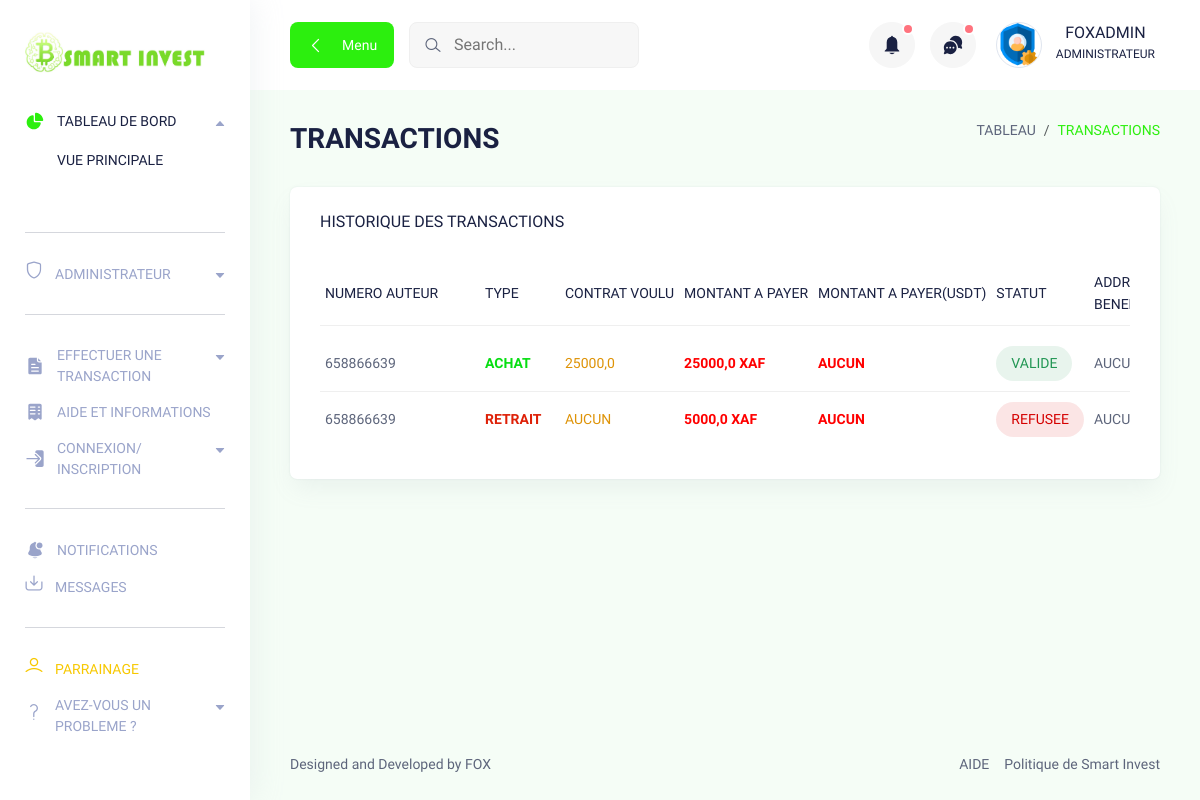
The app's page /transactions/ (signed in), older data.
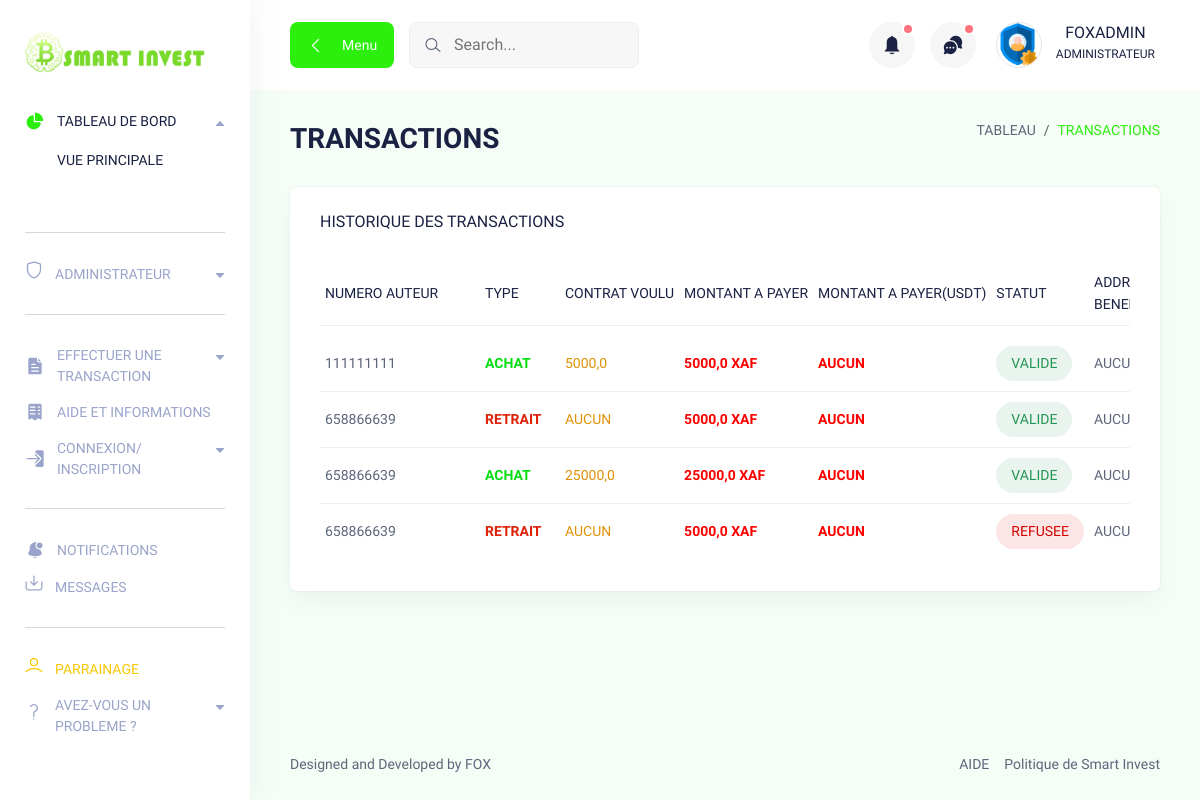
The same page, newer data.
### SmartInvestApp/models.py (models this page shows, shortened)
class Transaction(models.Model):
    from ComptesSmart.models import Utilisateur
    id=models.IntegerField(auto_created=True, primary_key=True,editable=False)
    date=models.DateTimeField(auto_now=True,editable=False)
    Numero=models.CharField(max_length=13,null=True,blank=True)
    PorteFeuille=models.CharField(max_length=100,null=True,blank=True)
    Montant=models.FloatField()
    contrat=models.FloatField(null=True, blank=True)
    MontantUSDT=models.FloatField(null=True, blank=True)
    Auteur=models.ForeignKey(Utilisateur,on_delete=models.CASCADE)
    Type=models.CharField(max_length=10)
    valide=models.BooleanField(default=False)
    en_attente=models.BooleanField(default=True)

### ComptesSmart/models.py (models this page shows, shortened)
class Utilisateur(AbstractUser):
    username = models.CharField(max_length=13, unique=True)
    email = models.EmailField(null=True,blank=True)
    password = models.CharField(max_length=500)
    nom=models.CharField(max_length=200)
    ville=models.CharField(max_length=100,null=True,blank=True)
    telephone2 = models.CharField(max_length=13,null=True,blank=True)
    date=models.DateField(auto_now=True,editable=False)
    date_contrat=models.DateField(null=True,blank=True)
    is_parain = models.BooleanField(default=False,null=True,blank=True)
    codeParrainage=models.CharField(max_length=200,null=True,blank=True)
    solde=models.FloatField(null=True, blank=True,default=0)
    contrat_courant=models.ForeignKey("SmartInvestApp.Contrat",null=True, blank=True,on_delete=models.SET_NULL)
    historique_solde=models.TextField(default="")
    parrain = models.ForeignKey('self', on_delete=models.SET_NULL, null=True, blank=True, db_constraint=False)
    contrat_expire=models.BooleanField(default=False)
    from django.utils import timezone
    from datetime import timedelta

### SmartInvestApp/views.py (the view)
# urls.py: path('transactions/',transactions,name='transactions'),
def transactions(request):
    if not request.user.is_superuser:
        return redirect('connexion')
    transactions=Transaction.objects.all().order_by('-date')
    notificationss=Notification.objects.all().order_by('-date')[:4]
    Messagess=Message.objects.all().order_by('-date') [:5]
    return render(request,'SmartInvestApp/TRANSACTIONS.html',context={'transactions' : transactions,'notificationss' : notificationss,"Messagess" : Messagess})

### SmartInvestApp/templates/SmartInvestApp/TRANSACTIONS.html (shortened to what the changed rows need)
{% extends 'base.html' %}
{% block content %}
{% load static %}
<section class="table-components">
  <div class="container-fluid">
    <div class="title-wrapper pt-30">
      <div class="row align-items-center">
        <div class="col-md-6">
          <div class="title">
            <h2>TRANSACTIONS </h2>
          </div>
        </div>
      </div>
    </div>
    <div class="tables-wrapper">
      <div class="row">
        <div class="col-lg-12">
          <div class="card-style mb-30">
            <div class="table-responsive">
              <table class="table top-selling-table" >
                <thead>
                  <tr>
                    <th>
                      <h6 class="text-sm text-medium">NUMERO AUTEUR</h6>
                    </th>
                    <th class="min-width">
                      <h6 class="text-sm text-medium">
                        TYPE
                      </h6>
                    </th>
                    <th class="min-width">
                      <h6 class="text-sm text-medium">
                        CONTRAT VOULU
                      </h6>
                    </th>
                    <th class="min-width">
                      <h6 class="text-sm text-medium">
                        MONTANT A PAYER
                      </h6>
                    </th>
                    <th class="min-width">
                      <h6 class="text-sm text-medium">
                        MONTANT A PAYER(USDT)
                      </h6>
                    </th>
                    <th class="min-width">
                      <h6 class="text-sm text-medium">
                        STATUT
                      </h6>
                    </th>
                    <th>
                      <h6 class="text-sm text-medium">ADDRESSE USDT BENEF</h6>
                    </th>
                  </tr>
                </thead>
                <tbody>
                  {% for trans in transactions %}
                  <tr >
                    <td>
                      <div class="product">
                        <p class="text-sm">{{trans.Auteur.username}}</p>
                      </div>
                    </td>
                    {% if trans.contrat  %}
                    <td class="">
                      <b><p class="text-sm text-red type-transaction" style="color: #07de12;text-transform:uppercase;font-weight:900">{{trans.Type}}</p></b>
                    </td>
                    {% else %}
                    <td class="">
                      <b><p class="text-sm text-red type-transaction" style="color: #de2007;text-transform:uppercase;font-weight:900">{{trans.Type}}</p></b>
                    </td>
                    {% endif %}
                    {% if trans.contrat  %}
                    <td>
                      <p class="text-sm text-red" style="color: #de9307;text-transform:uppercase">{{trans.contrat}}</p>
                    </td>
                    {% else %}
                    <td>
                      <p class="text-sm text-red" style="color: #de9307;text-transform:uppercase">AUCUN</p>
                    </td>
                    {% endif %}
                    <td>
                      <p class="text-sm" style="color: red;"><b>{{trans.Montant}} XAF</b></p>
                    </td>
                    {% if trans.MontantUSDT %}
                    <td>
                      <p class="text-sm" style="color: red;"><b>{{trans.MontantUSDT}} USDT</b></p>
                    </td>
                    {% else %}
                    <td>
                      <p class="text-sm" style="color: red;"><b>AUCUN</b></p>
                    </td>
                    {% endif %}
                    {% if trans.en_attente %}
                    <td>
                      <span class="status-btn warning-btn">ATTENTE</span>
                    </td>
                    {% elif trans.valide %}
                    <td>
                      <span class="status-btn success-btn">VALIDE</span>
                    </td>
                    {% else %}
                    <td>
                      <span class="status-btn close-btn">REFUSEE</span>
                    </td>
                    {% endif %}
                    <td>
                      <div class="product">
                        {% if trans.PorteFeuille %}
                          <p class="text-sm">{{trans.PorteFeuille}}</p>
                          {% else %}
                          <p class="text-sm">AUCUNE</p>
                        {% endif %}
                      </div>
                    </td>
                  </tr>
                  {% endfor %}
                </tbody>
              </table>
            </div>
          </div>
        </div>
      </div>
    </div>
  </div>
</section>
{% endblock %}

Row changes from the older to the newer data that the page shows:
added Transaction: shows "AUCUN", en_attente "VALIDE", shows "AUCUNE"
added Transaction: shows "AUCUN", en_attente "VALIDE", shows "AUCUNE"
